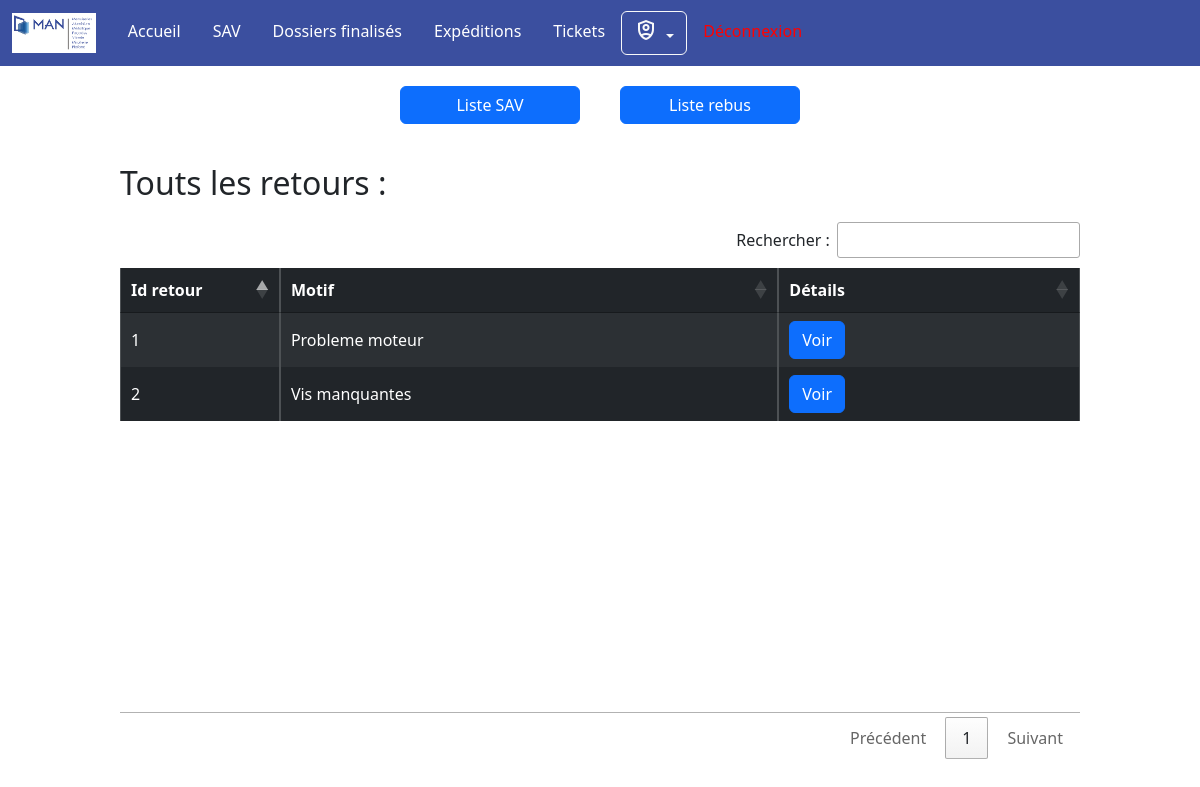
The app's page /index.php?action=sav (signed in) with its own data.
### tables this page shows
CREATE TABLE retour_SAV(
   ID_RETOUR INT AUTO_INCREMENT,
   QTE_RETOUR INT NOT NULL,
   MOTIF_RETOUR VARCHAR(50) NOT NULL,
   ID_ARTICLE INT NOT NULL,
   ID_TICKET INT NOT NULL,
   PRIMARY KEY(ID_RETOUR),
   FOREIGN KEY(ID_ARTICLE) REFERENCES article(ID_ARTICLE),
   FOREIGN KEY(ID_TICKET) REFERENCES tickets(ID_TICKET)
);

### PHP/modele.php (called while the page is built, shortened)
<?php
    function getListSAV(){
        $options = array(PDO::ATTR_ERRMODE => PDO::ERRMODE_EXCEPTION,
        PDO::MYSQL_ATTR_INIT_COMMAND => "SET NAMES utf8");
        $dsn = "mysql:host=$host;port=$port;dbname=$bdd";
        $connexion = new PDO($dsn, $user, $password, $options);
        $requete = "select ID_RETOUR as id, MOTIF_RETOUR as motif from retour_sav";
        $reponse = $connexion->prepare($requete);
        $reponse->execute();
        $resultats = $reponse->fetchAll(PDO::FETCH_ASSOC);
        return $resultats;
    }

### Views/view_liste_SAV.php (the view, shortened to what this page needs)
<?php
    if(isset($retour_sav)){
?>
    <h2 id="titre_art">Touts les retours :</h2>
    <table id="myTable" class="table table-dark table-striped table-bordered" style="width:100%">
        <thead>
            <tr>
                <th class="col-2">Id retour</th>
                <th>Motif</th>
                <th>Détails</th>
            </tr>
        </thead>
        <tbody>
<?php
        foreach($retour_sav as $retour){
?>
            <tr>
                <td><?php echo $retour["id"];?></td>
                <td><?php echo $retour["motif"];?></td>
                <td>
                    <form action="index.php?action=sav" method="post">
                        <input type="submit" value="Voir" class="btn btn-primary">
                    </form>
                </td>
            </tr>
<?php
        }
?>
        </tbody>
    </table>
<?php
    }
?>

### CSS/global.css (style rules this page uses)
* { margin: 0; padding: 0; }
body { font-family: 'calibri', sans-serif; }

### CSS/accueil.css (style rules this page uses)
#titre_art { margin-left: 10%; margin-top: 20px; }

### records on screen
retour_sav: ID_RETOUR "1", MOTIF_RETOUR "Probleme moteur"
retour_sav: ID_RETOUR "2", MOTIF_RETOUR "Vis manquantes"
